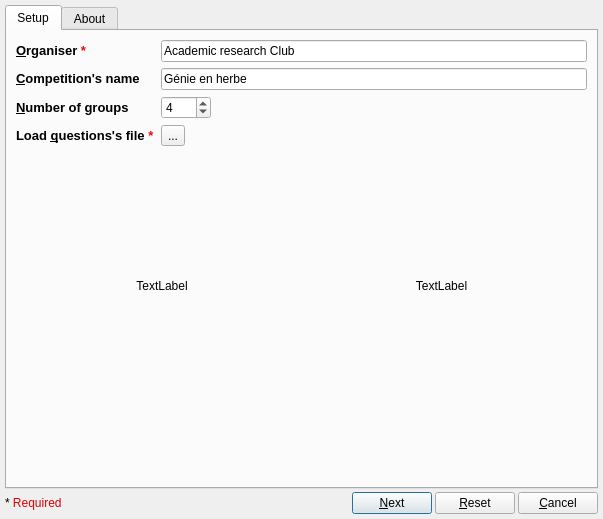
<?xml version="1.0" encoding="UTF-8"?>
<ui version="4.0">
 <author>Faouzi Mohamed</author>
 <class>DialogAdmin</class>
 <widget class="QDialog" name="DialogAdmin">
  <property name="geometry">
   <rect>
    <x>0</x>
    <y>0</y>
    <width>603</width>
    <height>519</height>
   </rect>
  </property>
  <property name="minimumSize">
   <size>
    <width>581</width>
    <height>496</height>
   </size>
  </property>
  <property name="maximumSize">
   <size>
    <width>775</width>
    <height>531</height>
   </size>
  </property>
  <property name="baseSize">
   <size>
    <width>610</width>
    <height>525</height>
   </size>
  </property>
  <property name="windowTitle">
   <string>ACEM competitor</string>
  </property>
  <property name="layoutDirection">
   <enum>Qt::LeftToRight</enum>
  </property>
  <property name="autoFillBackground">
   <bool>false</bool>
  </property>
  <property name="styleSheet">
   <string notr="true">QDialog#DialogAdmin,
QTabWidget&gt;QWidget
{
    background-color:#253;
	background-color:#dee;
    
    border-top:none;
    border-radius:0px 0px 5px 5px;
}


QPushButton
{
    border:1px solid black;
    border-radius:9px 9px;
    background-color:lightgray;
	margin-top:0px;
}

QPushButton#nextBtn, 
QPushButton#cancelBtn,
#resetBtn
{
    padding:7px 20px 6px 20px;
}

QPushButton#nextBtn
{
    background-color:#afd;
}

QPushButton#nextBtn:hover
{
    background-color:lightgreen;
}


QPushButton#cancelBtn:hover
{
        background-color:#f05;
}

QPushButton#resetBtn:hover
{
        background-color:#fa2;
}

QLineEdit
{
    border:1px solid gray;
    border-radius:6px;
    padding:4px 2px 4px 2px;
}

QWidget{
	background-color : white;
}

QLabel{
	font-size:120%;
}	

QLabel#required_label{
	font-style:italic;
	color: red;
}

QToolButton#openFilebutton
{
	background-color:lightYellow;
    border-radius:3px 3px 5px 3px;
    border:1px solid gray
}

QToolButton:hover#openFilebutton
{
	background-color:#ff9;
}</string>
  </property>
  <property name="sizeGripEnabled">
   <bool>false</bool>
  </property>
  <property name="modal">
   <bool>false</bool>
  </property>
  <layout class="QVBoxLayout" name="verticalLayout" stretch="0,0">
   <property name="spacing">
    <number>3</number>
   </property>
   <property name="leftMargin">
    <number>5</number>
   </property>
   <property name="topMargin">
    <number>5</number>
   </property>
   <property name="rightMargin">
    <number>5</number>
   </property>
   <property name="bottomMargin">
    <number>5</number>
   </property>
   <item>
    <widget class="QTabWidget" name="tabContainer">
     <property name="enabled">
      <bool>true</bool>
     </property>
     <property name="minimumSize">
      <size>
       <width>0</width>
       <height>0</height>
      </size>
     </property>
     <property name="maximumSize">
      <size>
       <width>16777215</width>
       <height>16777215</height>
      </size>
     </property>
     <property name="layoutDirection">
      <enum>Qt::LeftToRight</enum>
     </property>
     <property name="styleSheet">
      <string notr="true"/>
     </property>
     <property name="currentIndex">
      <number>0</number>
     </property>
     <widget class="QWidget" name="tab1">
      <property name="styleSheet">
       <string notr="true"/>
      </property>
      <attribute name="title">
       <string>Setup</string>
      </attribute>
      <layout class="QFormLayout" name="formLayout">
       <item row="0" column="0">
        <widget class="QLabel" name="organiser">
         <property name="maximumSize">
          <size>
           <width>16777215</width>
           <height>16777215</height>
          </size>
         </property>
         <property name="text">
          <string>&lt;html&gt;&lt;head/&gt;&lt;body&gt;&lt;p&gt;&lt;span style=&quot; font-size:10pt; font-weight:600;&quot;&gt;&amp;amp;Organiser &lt;/span&gt;&lt;span style=&quot; font-size:10pt; font-weight:600; color:#ff0000;&quot;&gt;*&lt;/span&gt;&lt;/p&gt;&lt;/body&gt;&lt;/html&gt;</string>
         </property>
         <property name="buddy">
          <cstring>organiserField</cstring>
         </property>
        </widget>
       </item>
       <item row="0" column="1">
        <widget class="QLineEdit" name="organiserField">
         <property name="maximumSize">
          <size>
           <width>16777215</width>
           <height>16777215</height>
          </size>
         </property>
         <property name="text">
          <string>Academic research Club</string>
         </property>
        </widget>
       </item>
       <item row="1" column="0">
        <widget class="QLabel" name="compet">
         <property name="maximumSize">
          <size>
           <width>16777215</width>
           <height>16777215</height>
          </size>
         </property>
         <property name="text">
          <string>&lt;html&gt;&lt;head/&gt;&lt;body&gt;&lt;p&gt;&lt;span style=&quot; font-size:10pt; font-weight:600;&quot;&gt;&amp;amp;Competition's name&lt;/span&gt;&lt;/p&gt;&lt;/body&gt;&lt;/html&gt;</string>
         </property>
         <property name="buddy">
          <cstring>competField</cstring>
         </property>
        </widget>
       </item>
       <item row="1" column="1">
        <widget class="QLineEdit" name="competField">
         <property name="maximumSize">
          <size>
           <width>16777215</width>
           <height>16777215</height>
          </size>
         </property>
         <property name="text">
          <string>Génie en herbe</string>
         </property>
        </widget>
       </item>
       <item row="2" column="0">
        <widget class="QLabel" name="numGroup">
         <property name="maximumSize">
          <size>
           <width>16777215</width>
           <height>16777215</height>
          </size>
         </property>
         <property name="text">
          <string>&lt;html&gt;&lt;head/&gt;&lt;body&gt;&lt;p&gt;&lt;span style=&quot; font-size:10pt; font-weight:600;&quot;&gt;&amp;amp;Number of groups&lt;/span&gt;&lt;/p&gt;&lt;/body&gt;&lt;/html&gt;</string>
         </property>
         <property name="buddy">
          <cstring>numGroupField</cstring>
         </property>
        </widget>
       </item>
       <item row="2" column="1">
        <widget class="QSpinBox" name="numGroupField">
         <property name="maximumSize">
          <size>
           <width>50</width>
           <height>16777215</height>
          </size>
         </property>
         <property name="minimum">
          <number>2</number>
         </property>
         <property name="value">
          <number>4</number>
         </property>
        </widget>
       </item>
       <item row="3" column="0">
        <widget class="QLabel" name="label">
         <property name="text">
          <string>&lt;html&gt;&lt;head/&gt;&lt;body&gt;&lt;p&gt;&lt;span style=&quot; font-size:10pt; font-weight:600;&quot;&gt;Load &amp;amp;questions's file &lt;/span&gt;&lt;span style=&quot; font-size:10pt; font-weight:600; color:#ff0000;&quot;&gt;*&lt;/span&gt;&lt;/p&gt;&lt;/body&gt;&lt;/html&gt;</string>
         </property>
         <property name="buddy">
          <cstring>openFilebutton</cstring>
         </property>
        </widget>
       </item>
       <item row="3" column="1">
        <widget class="QToolButton" name="openFilebutton">
         <property name="styleSheet">
          <string notr="true"/>
         </property>
         <property name="text">
          <string>...</string>
         </property>
        </widget>
       </item>
       <item row="4" column="0" colspan="2">
        <widget class="QWidget" name="widget" native="true">
         <layout class="QHBoxLayout" name="horizontalLayout">
          <item>
           <widget class="QLabel" name="acemLabel">
            <property name="minimumSize">
             <size>
              <width>250</width>
              <height>250</height>
             </size>
            </property>
            <property name="maximumSize">
             <size>
              <width>16777215</width>
              <height>16777215</height>
             </size>
            </property>
            <property name="text">
             <string>TextLabel</string>
            </property>
            <property name="alignment">
             <set>Qt::AlignCenter</set>
            </property>
           </widget>
          </item>
          <item>
           <widget class="QLabel" name="craLabel">
            <property name="minimumSize">
             <size>
              <width>0</width>
              <height>0</height>
             </size>
            </property>
            <property name="maximumSize">
             <size>
              <width>16777215</width>
              <height>16777215</height>
             </size>
            </property>
            <property name="layoutDirection">
             <enum>Qt::LeftToRight</enum>
            </property>
            <property name="text">
             <string>TextLabel</string>
            </property>
            <property name="scaledContents">
             <bool>false</bool>
            </property>
            <property name="alignment">
             <set>Qt::AlignCenter</set>
            </property>
           </widget>
          </item>
         </layout>
        </widget>
       </item>
      </layout>
     </widget>
     <widget class="QWidget" name="tab2">
      <attribute name="title">
       <string>About</string>
      </attribute>
      <layout class="QFormLayout" name="formLayout_2">
       <item row="0" column="0">
        <widget class="QLabel" name="aboutFieldLabel">
         <property name="text">
          <string>&lt;html&gt;&lt;head/&gt;&lt;body&gt;&lt;p&gt;&lt;span style=&quot; font-size:10pt; font-weight:600;&quot;&gt;&amp;amp;About&lt;/span&gt;&lt;/p&gt;&lt;/body&gt;&lt;/html&gt;</string>
         </property>
         <property name="buddy">
          <cstring>aboutField</cstring>
         </property>
        </widget>
       </item>
       <item row="0" column="1">
        <widget class="QTextEdit" name="aboutField"/>
       </item>
      </layout>
     </widget>
    </widget>
   </item>
   <item>
    <layout class="QHBoxLayout" name="buttonLayout">
     <item>
      <widget class="QLabel" name="required_label">
       <property name="sizePolicy">
        <sizepolicy hsizetype="Preferred" vsizetype="Maximum">
         <horstretch>0</horstretch>
         <verstretch>0</verstretch>
        </sizepolicy>
       </property>
       <property name="text">
        <string>&lt;html&gt;&lt;head/&gt;&lt;body&gt;&lt;p&gt;* &lt;span style=&quot; color:#de0003;&quot;&gt;Required&lt;/span&gt;&lt;/p&gt;&lt;/body&gt;&lt;/html&gt;</string>
       </property>
      </widget>
     </item>
     <item>
      <spacer name="horizontalSpacer">
       <property name="orientation">
        <enum>Qt::Horizontal</enum>
       </property>
       <property name="sizeHint" stdset="0">
        <size>
         <width>40</width>
         <height>20</height>
        </size>
       </property>
      </spacer>
     </item>
     <item>
      <widget class="QPushButton" name="nextBtn">
       <property name="enabled">
        <bool>true</bool>
       </property>
       <property name="maximumSize">
        <size>
         <width>16777215</width>
         <height>16777215</height>
        </size>
       </property>
       <property name="layoutDirection">
        <enum>Qt::LeftToRight</enum>
       </property>
       <property name="text">
        <string>&amp;Next</string>
       </property>
       <property name="default">
        <bool>true</bool>
       </property>
       <property name="flat">
        <bool>false</bool>
       </property>
      </widget>
     </item>
     <item>
      <widget class="QPushButton" name="resetBtn">
       <property name="maximumSize">
        <size>
         <width>16777215</width>
         <height>16777215</height>
        </size>
       </property>
       <property name="text">
        <string>&amp;Reset</string>
       </property>
       <property name="autoDefault">
        <bool>false</bool>
       </property>
      </widget>
     </item>
     <item>
      <widget class="QPushButton" name="cancelBtn">
       <property name="maximumSize">
        <size>
         <width>16777215</width>
         <height>16777215</height>
        </size>
       </property>
       <property name="text">
        <string>&amp;Cancel</string>
       </property>
       <property name="autoDefault">
        <bool>false</bool>
       </property>
       <property name="default">
        <bool>false</bool>
       </property>
      </widget>
     </item>
    </layout>
   </item>
  </layout>
 </widget>
 <resources/>
 <connections>
  <connection>
   <sender>cancelBtn</sender>
   <signal>clicked()</signal>
   <receiver>DialogAdmin</receiver>
   <slot>close()</slot>
   <hints>
    <hint type="sourcelabel">
     <x>596</x>
     <y>512</y>
    </hint>
    <hint type="destinationlabel">
     <x>259</x>
     <y>465</y>
    </hint>
   </hints>
  </connection>
 </connections>
 <slots>
  <signal>controlButton(QString)</signal>
 </slots>
</ui>
